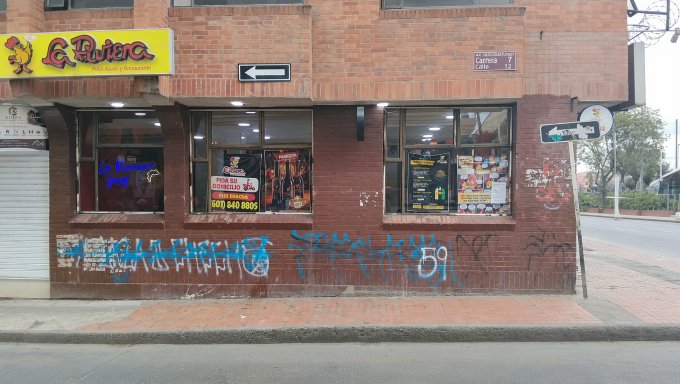
#> input picture images/photos/costado.webp, 1360 x 768 px (shown at 1/2 size)
$ python build_photo_edges.py
#> lines starting #> are read from the running program, lines starting #| are printed output that depends on the picture; after the words box and inside, x2 and y2 are one past the last pixel; in counts of white or black regions, pixels touching at a corner belong together
"""Builds src/generated/photo_edges.js: the straight edges found in every site photo.

Canny finds the edge pixels and a probabilistic Hough transform joins them into line
segments, listed as [x1, y1, x2, y2] in pixels of the original photo, longest first.
"""
import json
from pathlib import Path

import cv2
import numpy
from PIL import Image

from build_photo_bundle import PROJECT_ROOT, PhotoBundleBuilder


class PhotoEdgeBuilder:
    max_segments = 300
    blur_size = 5
    # Shares of the photo diagonal: shorter lines are noise, smaller gaps are joined.
    min_length_share = 0.04
    max_gap_share = 0.008
    repeat_distance_share = 0.006

    def __init__(self, project_root: Path):
        self.project_root = project_root
        self.output_path = project_root / "src" / "generated" / "photo_edges.js"

    def build(self) -> None:
        photos = {key: path for key, path in PhotoBundleBuilder.sources.items() if path.startswith("images/photos/")}
        edges = {key: self.find_edges(self.project_root / path) for key, path in photos.items()}
        content = "export const photo_edges = " + json.dumps(edges) + ";\n"
        self.output_path.write_text(content, encoding="utf-8")
        counts = ", ".join(f"{key} {len(found['segments'])}" for key, found in edges.items())
        print(f"Wrote {self.output_path} ({len(content) // 1024} KB): {counts}")

    def find_edges(self, photo_path: Path) -> dict:
        gray = numpy.array(Image.open(photo_path).convert("L"))
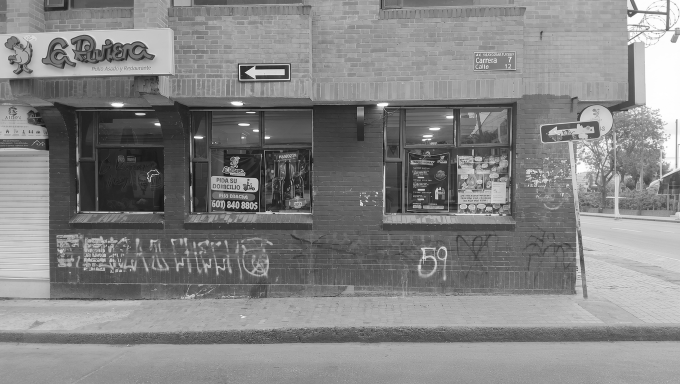
#> gray: shape (768, 1360) (shown at 1/2 size); min 3, max 255, mean 132.1
        height, width = gray.shape
#> height = 768; width = 1360
        edge_pixels = self._canny(gray)
#> in _canny, `median = float(numpy.median(blurred))`: median = 141
#> in _canny, `return cv2.Canny(blurred, int(max(0, 0.66 * median)), int(min(255, 1.3..`:
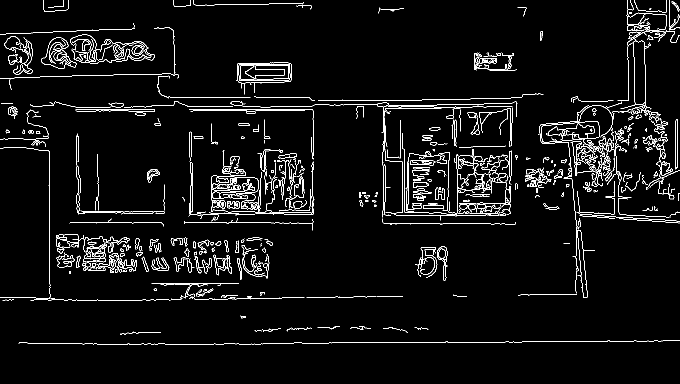
#> returned value: shape (768, 1360) (shown at 1/2 size); 4.1% white in thin lines or dots, all inside (x1, y1, x2, y2) = (0, 0, 1360, 690)
        diagonal = (width ** 2 + height ** 2) ** 0.5
#> diagonal = 1561.9
        lines = cv2.HoughLinesP(edge_pixels, 1, numpy.pi / 180, threshold=60,
                                minLineLength=diagonal * self.min_length_share, maxLineGap=diagonal * self.max_gap_share)
#> lines = 188 rows, first 6: [368, 445, 581, 445], [187, 218, 287, 218], [767, 213, 867, 213], [810, 210, 967, 208], [765, 425, 882, 425], [192, 221, 256, 221]
        segments = [] if lines is None else lines.reshape(-1, 4).astype(int).tolist()
#> segments = 188 items, first 6: [368, 445, 581, 445], [187, 218, 287, 218], [767, 213, 867, 213], [810, 210, 967, 208], [765, 425, 882, 425], [192, 221, 256, 221]
        segments.sort(key=lambda segment: -self._length(segment))
        return {"width": width, "height": height, "segments": self._distinct(segments, diagonal)[: self.max_segments]}

    # Letters and graffiti give bundles of nearly identical lines; only the longest of each stays.
    def _distinct(self, segments: list, diagonal: float) -> list:
#> called with diagonal = 1561.9
        kept = []
        for segment in segments:
            if not any(self._repeats(segment, other, diagonal * self.repeat_distance_share) for other in kept):
                kept.append(segment)
#> this loop made 188 passes
#> segment on passes 1, 18, 19: [333, 194, 575, 194], [890, 684, 1043, 684], [422, 377, 568, 361]
        return kept

    def _repeats(self, segment: list, other: list, max_distance: float) -> bool:
        direction = numpy.array(other[2:]) - numpy.array(other[:2])
        length = numpy.linalg.norm(direction)
        unit = direction / length
        offsets = [numpy.array(point) - numpy.array(other[:2]) for point in (segment[:2], segment[2:])]
        distances = [abs(offset[0] * unit[1] - offset[1] * unit[0]) for offset in offsets]
        along = [float(offset @ unit) for offset in offsets]
        overlaps = max(along) > 0 and min(along) < length
        return overlaps and max(distances) < max_distance

    # Thresholds follow the photo's own median brightness, so dark and bright photos both work.
    def _canny(self, gray: numpy.ndarray) -> numpy.ndarray:
        blurred = cv2.GaussianBlur(gray, (self.blur_size, self.blur_size), 0)
        median = float(numpy.median(blurred))
        return cv2.Canny(blurred, int(max(0, 0.66 * median)), int(min(255, 1.33 * median)))

    @staticmethod
    def _length(segment: list) -> float:
        x1, y1, x2, y2 = segment
        return ((x2 - x1) ** 2 + (y2 - y1) ** 2) ** 0.5


if __name__ == "__main__":
#> (the run stopped early here; a loop or call above may not have finished)
